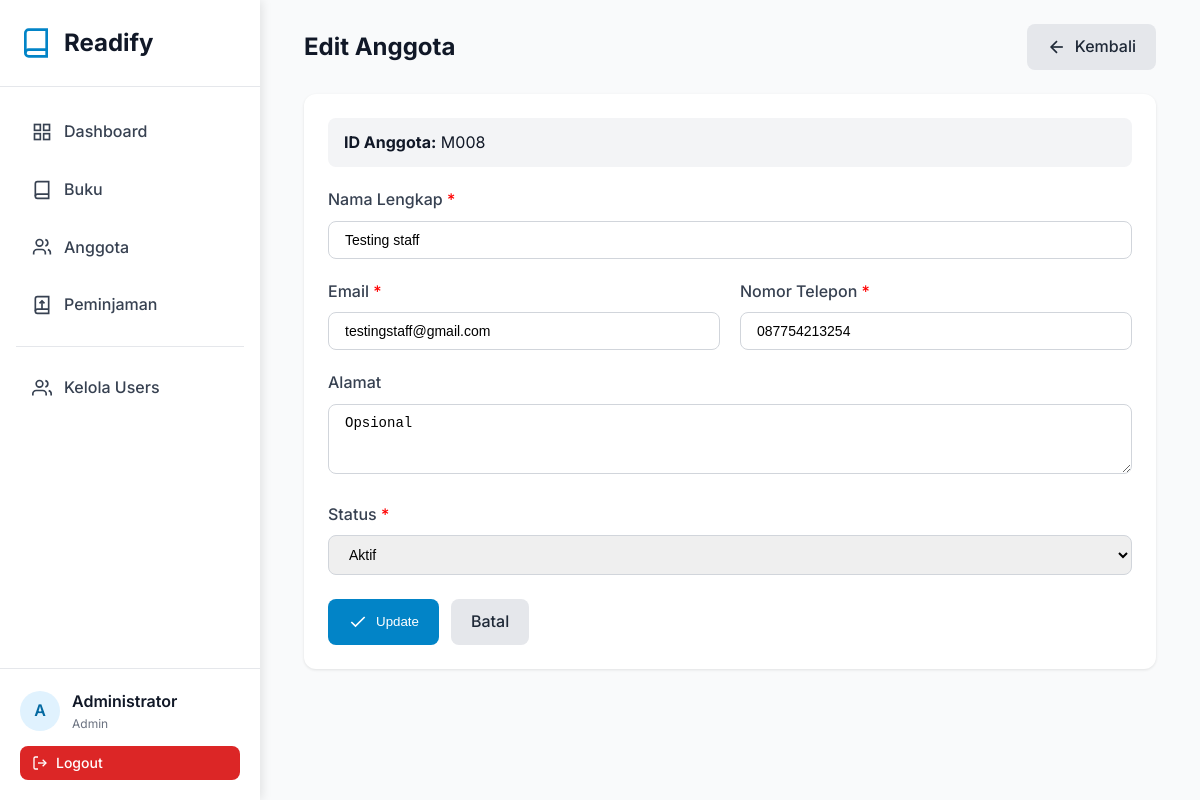
The page /pages/members/edit.php?id=13 (signed in) on the database its author committed.
### tables this page shows
CREATE TABLE `users` (
  `id` int NOT NULL AUTO_INCREMENT,
  `name` varchar(100) NOT NULL,
  `email` varchar(100) NOT NULL,
  `phone` varchar(20) DEFAULT NULL,
  `password` varchar(255) NOT NULL,
  `role` enum('admin','staff','member') DEFAULT 'member',
  `created_at` timestamp NULL DEFAULT CURRENT_TIMESTAMP,
  `updated_at` timestamp NULL DEFAULT CURRENT_TIMESTAMP ON UPDATE CURRENT_TIMESTAMP,
  PRIMARY KEY (`id`),
  UNIQUE KEY `email` (`email`)
);

CREATE TABLE `members` (
  `id` int NOT NULL AUTO_INCREMENT,
  `member_id` varchar(20) NOT NULL,
  `user_id` int DEFAULT NULL,
  `name` varchar(100) NOT NULL,
  `email` varchar(100) NOT NULL,
  `phone` varchar(20) DEFAULT NULL,
  `address` text,
  `join_date` date NOT NULL,
  `status` enum('active','inactive') DEFAULT 'active',
  `created_at` timestamp NULL DEFAULT CURRENT_TIMESTAMP,
  `updated_at` timestamp NULL DEFAULT CURRENT_TIMESTAMP ON UPDATE CURRENT_TIMESTAMP,
  PRIMARY KEY (`id`),
  UNIQUE KEY `member_id` (`member_id`),
  UNIQUE KEY `email` (`email`),
  KEY `idx_member_id` (`member_id`),
  KEY `idx_name` (`name`),
  KEY `idx_user_id` (`user_id`),
  CONSTRAINT `members_ibfk_1` FOREIGN KEY (`user_id`) REFERENCES `users` (`id`) ON DELETE SET NULL
);

### config/config.php (called while the page is built, shortened)
<?php
require_once BASE_PATH . '/config/database.php';
function isLoggedIn() {
    return isset($_SESSION['user_id']);
}
function getCurrentUser() {
    if (isLoggedIn()) {
        $db = new Database();
        $user = $db->fetchOne("SELECT id, name, email, role FROM users WHERE id = ?", [$_SESSION['user_id']]);
        return $user;
    }
    return null;
}
function isAdmin() {
    return isLoggedIn() && isset($_SESSION['user_role']) && $_SESSION['user_role'] === 'admin';
}

### config/database.php (called while the page is built, shortened)
<?php
class Database {
    private $host = DB_HOST;
    private $user = DB_USER;
    private $pass = DB_PASS;
    private $dbname = DB_NAME;
    private $conn;
    private function connect() {
        $this->conn = null;
        try {
            $dsn = "mysql:host=" . $this->host . ";dbname=" . $this->dbname . ";charset=utf8mb4";
            $options = [
                PDO::ATTR_ERRMODE => PDO::ERRMODE_EXCEPTION,
                PDO::ATTR_DEFAULT_FETCH_MODE => PDO::FETCH_ASSOC,
                PDO::ATTR_EMULATE_PREPARES => false,
            ];
            $this->conn = new PDO($dsn, $this->user, $this->pass, $options);
        } catch(PDOException $e) {
            $this->error = $e->getMessage();
            die("Connection failed: " . $this->error);
        }
    }
    public function query($sql, $params = []) {
        try {
            $stmt = $this->conn->prepare($sql);
            $stmt->execute($params);
            return $stmt;
        } catch(PDOException $e) {
            throw new Exception($e->getMessage());
        }
    }
    public function fetchOne($sql, $params = []) {
        $stmt = $this->query($sql, $params);
        return $stmt->fetch();
    }
}

### pages/members/edit.php (the view, shortened to what this page needs)
<?php
require_once '../../config/config.php';
$db = new Database();
$memberId = isset($_GET['id']) ? (int)$_GET['id'] : 0;
$member = $db->fetchOne("SELECT * FROM members WHERE id = ?", [$memberId]);
include_once '../../includes/header.php';
include_once '../../includes/sidebar.php';
?>
<div class="container">
    <div class="card-header">
        <h1 class="card-title">Edit Anggota</h1>
        <a href="index.php" class="btn btn-secondary">
            <svg width="20" height="20" viewBox="0 0 24 24" fill="none" stroke="currentColor" stroke-width="2">
                <line x1="19" y1="12" x2="5" y2="12"></line>
                <polyline points="12 19 5 12 12 5"></polyline>
            </svg>
            Kembali
        </a>
    </div>
    <div class="card">
        <div style="background: var(--gray-100); padding: 12px 16px; border-radius: 8px; margin-bottom: 20px;">
            <strong>ID Anggota:</strong> <?php echo htmlspecialchars($member['member_id']); ?>
        </div>
        <form method="POST" action="">
            <div class="form-group">
                <label class="form-label">Nama Lengkap <span style="color: red;">*</span></label>
                <input type="text" name="name" class="form-control" placeholder="Masukkan nama lengkap"
                       value="<?php echo isset($_POST['name']) ? htmlspecialchars($_POST['name']) : htmlspecialchars($member['name']); ?>" required>
            </div>
            <div class="form-row">
                <div class="form-group">
                    <label class="form-label">Email <span style="color: red;">*</span></label>
                    <input type="email" name="email" class="form-control" placeholder="email@example.com"
                           value="<?php echo isset($_POST['email']) ? htmlspecialchars($_POST['email']) : htmlspecialchars($member['email']); ?>" required>
                </div>
                <div class="form-group">
                    <label class="form-label">Nomor Telepon <span style="color: red;">*</span></label>
                    <input type="tel" name="phone" class="form-control" placeholder="08123456789"
                           value="<?php echo isset($_POST['phone']) ? htmlspecialchars($_POST['phone']) : htmlspecialchars($member['phone'] ?? ''); ?>" required>
                </div>
            </div>
            <div class="form-group">
                <label class="form-label">Alamat</label>
                <textarea name="address" class="form-control" rows="3" placeholder="Alamat lengkap (opsional)"><?php echo isset($_POST['address']) ? htmlspecialchars($_POST['address']) : htmlspecialchars($member['address'] ?? ''); ?></textarea>
            </div>
            <div class="form-group">
                <label class="form-label">Status <span style="color: red;">*</span></label>
                <select name="status" class="form-control" required>
                    <option value="active" <?php echo (isset($_POST['status']) ? $_POST['status'] : $member['status']) == 'active' ? 'selected' : ''; ?>>Aktif</option>
                </select>
            </div>
            <div style="display: flex; gap: 12px; margin-top: 24px;">
                <button type="submit" class="btn btn-primary">
                    <svg width="20" height="20" viewBox="0 0 24 24" fill="none" stroke="currentColor" stroke-width="2">
                        <polyline points="20 6 9 17 4 12"></polyline>
                    </svg>
                    Update
                </button>
                <a href="index.php" class="btn btn-secondary">Batal</a>
            </div>
        </form>
    </div>
</div>
<?php include_once '../../includes/footer.php'; ?>

### includes/sidebar.php
<?php
$currentPage = basename($_SERVER['PHP_SELF'], '.php');
$currentUser = getCurrentUser();
?>
<div class="sidebar">
    <div class="sidebar-logo">
        <svg viewBox="0 0 24 24" fill="none" stroke="currentColor" stroke-width="2">
            <path d="M4 19.5A2.5 2.5 0 0 1 6.5 17H20"></path>
            <path d="M6.5 2H20v20H6.5A2.5 2.5 0 0 1 4 19.5v-15A2.5 2.5 0 0 1 6.5 2z"></path>
        </svg>
        <h1>Readify</h1>
    </div>
    <nav class="sidebar-nav">
        <a href="<?php echo SITE_URL; ?>/pages/dashboard.php" class="nav-item <?php echo $currentPage == 'dashboard' ? 'active' : ''; ?>">
            <svg viewBox="0 0 24 24" fill="none" stroke="currentColor" stroke-width="2">
                <rect x="3" y="3" width="7" height="7"></rect>
                <rect x="14" y="3" width="7" height="7"></rect>
                <rect x="14" y="14" width="7" height="7"></rect>
                <rect x="3" y="14" width="7" height="7"></rect>
            </svg>
            Dashboard
        </a>
        <a href="<?php echo SITE_URL; ?>/pages/books/index.php" class="nav-item <?php echo $currentPage == 'index' && strpos($_SERVER['PHP_SELF'], 'books') !== false ? 'active' : ''; ?>">
            <svg viewBox="0 0 24 24" fill="none" stroke="currentColor" stroke-width="2">
                <path d="M4 19.5A2.5 2.5 0 0 1 6.5 17H20"></path>
                <path d="M6.5 2H20v20H6.5A2.5 2.5 0 0 1 4 19.5v-15A2.5 2.5 0 0 1 6.5 2z"></path>
            </svg>
            Buku
        </a>
        <a href="<?php echo SITE_URL; ?>/pages/members/index.php" class="nav-item <?php echo $currentPage == 'index' && strpos($_SERVER['PHP_SELF'], 'members') !== false ? 'active' : ''; ?>">
            <svg viewBox="0 0 24 24" fill="none" stroke="currentColor" stroke-width="2">
                <path d="M16 21v-2a4 4 0 0 0-4-4H6a4 4 0 0 0-4 4v2"></path>
                <circle cx="9" cy="7" r="4"></circle>
                <path d="M22 21v-2a4 4 0 0 0-3-3.87"></path>
                <path d="M16 3.13a4 4 0 0 1 0 7.75"></path>
            </svg>
            Anggota
        </a>
        <a href="<?php echo SITE_URL; ?>/pages/loans/index.php" class="nav-item <?php echo $currentPage == 'index' && strpos($_SERVER['PHP_SELF'], 'loans') !== false ? 'active' : ''; ?>">
            <svg viewBox="0 0 24 24" fill="none" stroke="currentColor" stroke-width="2">
                <path d="M4 19.5A2.5 2.5 0 0 1 6.5 17H20"></path>
                <path d="M6.5 2H20v20H6.5A2.5 2.5 0 0 1 4 19.5v-15A2.5 2.5 0 0 1 6.5 2z"></path>
                <path d="M12 7v10"></path>
                <path d="M9 10l3-3 3 3"></path>
            </svg>
            Peminjaman
        </a>
        <?php if (isAdmin()): ?>
            <hr style="margin: 16px 0; border: none; border-top: 1px solid var(--gray-200);">
            <a href="<?php echo SITE_URL; ?>/pages/users/index.php" class="nav-item <?php echo $currentPage == 'index' && strpos($_SERVER['PHP_SELF'], 'users') !== false ? 'active' : ''; ?>">
                <svg viewBox="0 0 24 24" fill="none" stroke="currentColor" stroke-width="2">
                    <path d="M17 21v-2a4 4 0 0 0-4-4H5a4 4 0 0 0-4 4v2"></path>
                    <circle cx="9" cy="7" r="4"></circle>
                    <path d="M23 21v-2a4 4 0 0 0-3-3.87"></path>
                    <path d="M16 3.13a4 4 0 0 1 0 7.75"></path>
                </svg>
                Kelola Users
            </a>
        <?php endif; ?>
    </nav>
    <div class="sidebar-user">
        <div class="user-info">
            <div class="user-avatar"><?php echo strtoupper(substr($currentUser['name'], 0, 1)); ?></div>
            <div>
                <div class="user-name"><?php echo htmlspecialchars($currentUser['name']); ?></div>
                <div class="user-role"><?php echo ucfirst($currentUser['role']); ?></div>
            </div>
        </div>
        <a href="<?php echo SITE_URL; ?>/pages/auth/logout.php" class="btn btn-danger btn-sm" style="width: 100%;">
            <svg width="16" height="16" viewBox="0 0 24 24" fill="none" stroke="currentColor" stroke-width="2">
                <path d="M9 21H5a2 2 0 0 1-2-2V5a2 2 0 0 1 2-2h4"></path>
                <polyline points="16 17 21 12 16 7"></polyline>
                <line x1="21" y1="12" x2="9" y2="12"></line>
            </svg>
            Logout
        </a>
    </div>
</div>
<div class="main-content">

### assets/css/style.css (style rules this page uses)
:root { --primary-50: #f0f9ff; --primary-100: #e0f2fe; --primary-500: #0ea5e9; --primary-600: #0284c7; --primary-700: #0369a1; --gray-50: #f9fafb; --gray-100: #f3f4f6; --gray-200: #e5e7eb; --gray-300: #d1d5db; --gray-500: #6b7280; --gray-600: #4b5563; --gray-700: #374151; --gray-800: #1f2937; --gray-900: #111827; }
* { margin: 0; padding: 0; box-sizing: border-box; }
body { font-family: "Inter", -apple-system, BlinkMacSystemFont, "Segoe UI", sans-serif; background-color: var(--gray-50); color: var(--gray-900); line-height: 1.6; }
.container { max-width: 1200px; margin: 0 auto; padding: 0 20px; }
.sidebar { position: fixed; top: 0; left: 0; height: 100vh; width: 260px; background: white; box-shadow: 2px 0 10px rgba(0, 0, 0, 0.1); z-index: 1000; overflow-y: auto; }
.sidebar-logo { padding: 24px 20px; border-bottom: 1px solid var(--gray-200); display: flex; align-items: center; gap: 12px; }
.sidebar-logo svg { width: 32px; height: 32px; color: var(--primary-600); }
.sidebar-logo h1 { font-size: 24px; font-weight: 700; color: var(--gray-900); }
.sidebar-nav { padding: 20px 16px; }
.nav-item { display: flex; align-items: center; gap: 12px; padding: 12px 16px; margin-bottom: 8px; border-radius: 8px; color: var(--gray-700); text-decoration: none; transition: all 0.2s; font-weight: 500; }
.nav-item svg { width: 20px; height: 20px; }
.sidebar-user { position: absolute; bottom: 0; left: 0; right: 0; padding: 20px; border-top: 1px solid var(--gray-200); }
.user-info { display: flex; align-items: center; gap: 12px; margin-bottom: 12px; }
.user-avatar { width: 40px; height: 40px; border-radius: 50%; background: var(--primary-100); display: flex; align-items: center; justify-content: center; font-weight: 600; color: var(--primary-700); }
.user-name { font-weight: 600; color: var(--gray-900); }
.user-role { font-size: 12px; color: var(--gray-500); }
.main-content { margin-left: 260px; padding: 24px; min-height: 100vh; }
.card { background: white; border-radius: 12px; box-shadow: 0 1px 3px rgba(0, 0, 0, 0.1); padding: 24px; margin-bottom: 24px; }
.card-header { display: flex; justify-content: space-between; align-items: center; margin-bottom: 24px; }
.card-title { font-size: 24px; font-weight: 700; color: var(--gray-900); }
.btn { padding: 10px 20px; border-radius: 8px; font-weight: 500; cursor: pointer; border: none; transition: all 0.2s; text-decoration: none; display: inline-flex; align-items: center; gap: 8px; }
.btn-primary { background-color: var(--primary-600); color: white; }
.btn-secondary { background-color: var(--gray-200); color: var(--gray-800); }
.btn-danger { background-color: #dc2626; color: white; }
.btn-sm { padding: 6px 12px; font-size: 14px; }
.form-group { margin-bottom: 20px; }
.form-label { display: block; margin-bottom: 8px; font-weight: 500; color: var(--gray-700); }
.form-control { width: 100%; padding: 10px 16px; border: 1px solid var(--gray-300); border-radius: 8px; font-size: 14px; transition: all 0.2s; }
.form-row { display: grid; grid-template-columns: repeat(2, 1fr); gap: 20px; }

### rows shown on the page
users: name "A", name "Administrator", role "Admin"
members: member "M008", name "Testing staff", email "testingstaff@gmail.com", phone "087754213254", address "Opsional", status "Aktif"
